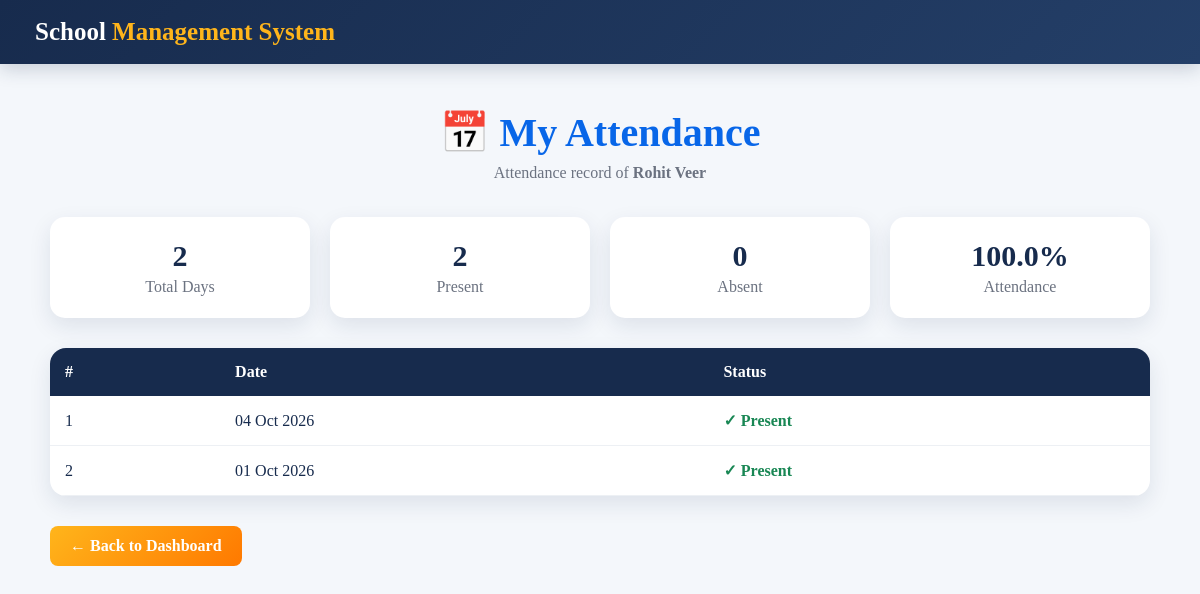
/student/attendance/ (signed in), run on the app's committed database.
### school/models.py (models this page shows, shortened)
class Student(models.Model):
    user = models.OneToOneField(
        User,
        on_delete=models.CASCADE,
        null=True,
        blank=True,
        related_name='student_profile'
    )
    name = models.CharField(
        max_length=100
    )
    roll_no = models.CharField(
        max_length=20,
        unique=True
    )
    email = models.EmailField(
        blank=True
    )
    phone = models.CharField(
        max_length=15,
        blank=True
    )
    school_class = models.ForeignKey(
        SchoolClass,
        on_delete=models.PROTECT
    )
    admission_date = models.DateField(
        auto_now_add=True
    )

class Attendance(models.Model):
    student = models.ForeignKey(
        Student,
        on_delete=models.CASCADE
    )
    date = models.DateField()
    status = models.CharField(
        max_length=10,
        choices=[
            ('Present', 'Present'),
            ('Absent', 'Absent')
        ]
    )
    class Meta:
        constraints = [
            models.UniqueConstraint(
                fields=['student', 'date'],
                name='unique_student_attendance'
            )
        ]

### school/views.py (the view)
@login_required
def student_attendance(request):
    student = get_object_or_404(
        Student,
        user=request.user
    )
    records = (
        Attendance.objects
        .filter(student=student)
        .order_by('-date')
    )
    total_days = records.count()
    present_days = records.filter(
        status='Present'
    ).count()
    absent_days = records.filter(
        status='Absent'
    ).count()
    percentage = 0
    if total_days:
        percentage = round(
            (present_days / total_days) * 100,
            2
        )
    return render(
        request,
        'student_attendance.html',
        {
            'student': student,
            'records': records,
            'total_days': total_days,
            'present_days': present_days,
            'absent_days': absent_days,
            'percentage': percentage,
        }
    )

### school/templates/student_attendance.html (shortened to what this page needs)
{% load static %}
<!DOCTYPE html>
<html lang="en">
<head>
</head>
<body>
<header class="student-header">
    <div class="brand">
        School <span>Management System</span>
    </div>
</header>
<div class="page-container">
    <div class="page-title">
        <h1>📅 My Attendance</h1>
        <p>
            Attendance record of
            {% if student %}
                <strong>{{ student.name }}</strong>
            {% endif %}
        </p>
    </div>
    <div class="stats">
        <div class="stat-card">
            <h3>{{ total_days }}</h3>
            <p>Total Days</p>
        </div>
        <div class="stat-card">
            <h3>{{ present_days }}</h3>
            <p>Present</p>
        </div>
        <div class="stat-card">
            <h3>{{ absent_days }}</h3>
            <p>Absent</p>
        </div>
        <div class="stat-card">
            <h3>{{ percentage }}%</h3>
            <p>Attendance</p>
        </div>
    </div>
    <div class="table-card">
        <table>
            <thead>
                <tr>
                    <th>#</th>
                    <th>Date</th>
                    <th>Status</th>
                </tr>
            </thead>
            <tbody>
                {% for record in records %}
                <tr>
                    <td>{{ forloop.counter }}</td>
                    <td>
                        {{ record.date|date:"d M Y" }}
                    </td>
                    <td>
                        {% if record.status == "Present" %}
                            <span class="present">✓ Present</span>
                        {% else %}
                            <span class="absent">✕ Absent</span>
                        {% endif %}
                    </td>
                </tr>
                {% empty %}
                <tr>
                    <td colspan="3" class="empty">
                        No attendance records available yet.
                    </td>
                </tr>
                {% endfor %}
            </tbody>
        </table>
    </div>
    <div class="back-container">
        <a href="{% url 'student_dashboard' %}" class="back-btn">
            ← Back to Dashboard
        </a>
    </div>
</div>
</body>
</html>

### school/templates/student_attendance.html (style rules this page uses)
* { margin: 0; padding: 0; box-sizing: border-box; }
body { font-family: Constantia, Georgia, "Times New Roman", serif; background: #f4f7fb; color: #172b4d; }
.student-header { background: linear-gradient(135deg, #172b4d, #243f68); padding: 18px 35px; box-shadow: 0 5px 18px rgba(23,43,77,.20); }
.brand { color: white; font-size: 25px; font-weight: 700; }
.brand span { color: #ffb51b; }
.page-container { max-width: 1150px; margin: 45px auto; padding: 0 25px; }
.page-title { text-align: center; margin-bottom: 35px; }
.page-title h1 { color: #0866e8; font-size: 40px; }
.page-title p { color: #6b7280; margin-top: 8px; }
.stats { display: grid; grid-template-columns: repeat(4, 1fr); gap: 20px; margin-bottom: 30px; }
.stat-card { background: white; padding: 22px; border-radius: 15px; text-align: center; box-shadow: 0 8px 22px rgba(23,43,77,.10); }
.stat-card h3 { font-size: 30px; color: #172b4d; }
.stat-card p { color: #6b7280; margin-top: 5px; }
.table-card { background: white; border-radius: 16px; overflow: hidden; box-shadow: 0 8px 22px rgba(23,43,77,.10); }
table { width: 100%; border-collapse: collapse; }
th { background: #172b4d; color: white; padding: 15px; text-align: left; }
td { padding: 15px; border-bottom: 1px solid #edf0f4; }
.present { color: #198754; font-weight: 700; }
.back-container { margin-top: 30px; }
.back-btn { display: inline-block; padding: 11px 20px; border-radius: 8px; background: linear-gradient(135deg, #ffb51b, #ff7900); color: white; text-decoration: none; font-weight: 700; }

### data on the page
Student: name "Rohit Veer"
Attendance: date "04 Oct 2026", status "✓ Present"
Attendance: date "01 Oct 2026", status "✓ Present"

### other printed values
{{ total_days }} "2"
{{ present_days }} "2"
{{ absent_days }} "0"
{{ percentage }} "100.0"
